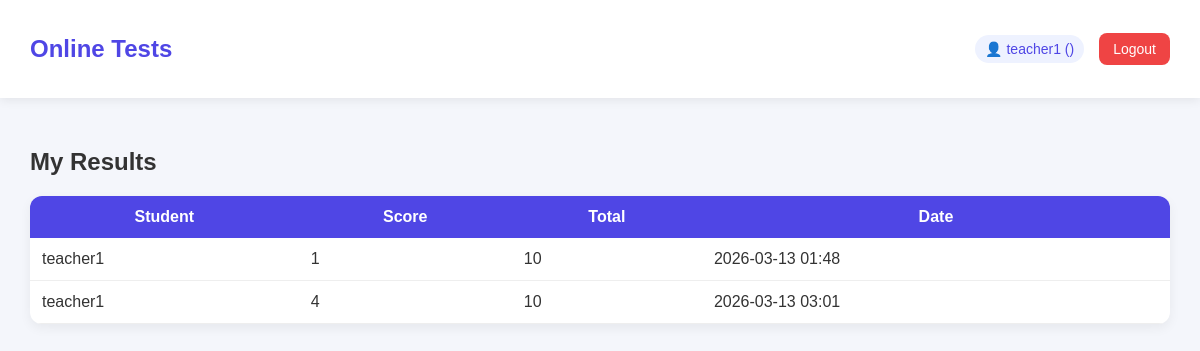
Page /my_results/ (signed in) on the earlier database version.
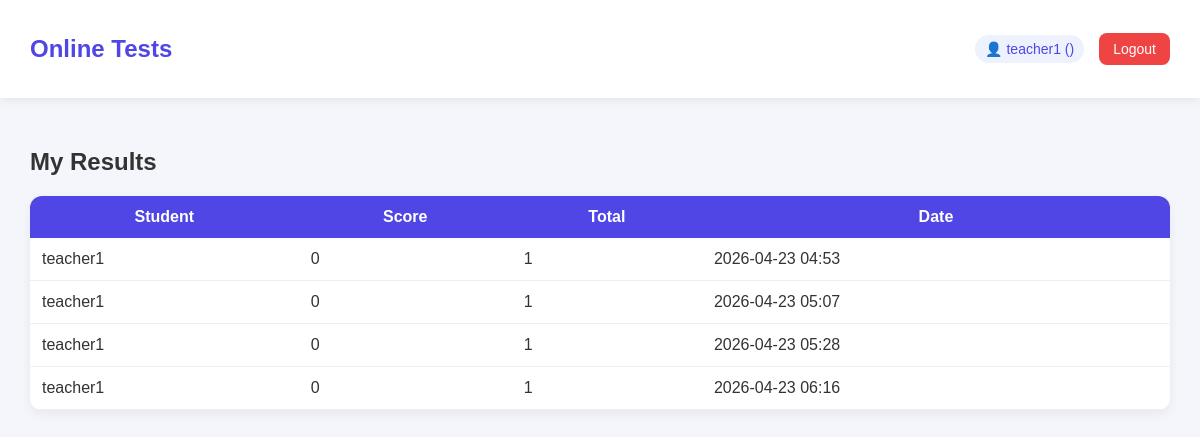
Same page on the later database version.
### results/models.py (models this page shows)
class Result(models.Model):
    student = models.ForeignKey(User, on_delete=models.CASCADE)
    test = models.ForeignKey(Test, on_delete=models.CASCADE)
    score = models.IntegerField()
    total = models.IntegerField()
    created_at = models.DateTimeField(auto_now_add=True)

### tests/views.py (the view)
# urls.py: path('my_results/', student_results, name='my_results'),
def student_results(request):
    results = request.user.result_set.all()
    return render(request, "student/results.html", {"results": results})

### templates/student/results.html
{% extends "base.html" %}
{% block content %}
<div class="container">
<h2> My Results</h2>
<table>
<tr>
<th>Student</th>
<th>Score</th>
<th>Total</th>
<th>Date</th>
</tr>
{% for r in results %}
<tr>
<td>{{ r.student.username }}</td>
<td>{{ r.score }}</td>
<td>{{ r.total }}</td>
<td>{{ r.created_at|date:"Y-m-d H:i" }}</td>
</tr>
{% endfor %}
</table>
</div>
{% endblock %}

### templates/base.html (shortened to what this page needs)
<!DOCTYPE html>
<html>
<head>
</head>
<body>
<div class="header">
<h2>
    <a href="{% url 'home' %}"> Online Tests</a>
</h2>
<div class="user-box">
{% if user.is_authenticated %}
    <span class="user-badge">
        👤 {{ user.username }} ({{ role }})
    </span>
    <a href="{% url 'logout' %}">
        <button class="danger">Logout</button>
    </a>
{% endif %}
</div>
</div>
{% block content %}
{% endblock %}
</body>
</html>

### templates/base.html (style rules this page uses)
body { font-family: Arial, sans-serif; background:#f4f6fb; margin:0; color:#333; }
a { text-decoration:none; color:inherit; }
.container { padding:30px; }
.header { display:flex; justify-content:space-between; align-items:center; padding:15px 30px; background:white; box-shadow:0 2px 10px rgba(0,0,0,0.08); position:sticky; top:0; z-index:100; }
.header h2 a { color:#4f46e5; font-weight:700; }
.user-box { display:flex; align-items:center; gap:15px; }
.user-badge { background:#eef2ff; padding:6px 10px; border-radius:20px; font-size:14px; color:#4f46e5; }
button { padding:8px 14px; border:none; border-radius:8px; background:#4f46e5; color:white; cursor:pointer; transition:0.2s; font-size:14px; }
.danger { background:#ef4444; }
table { width:100%; border-collapse:collapse; background:white; border-radius:12px; overflow:hidden; box-shadow:0 4px 12px rgba(0,0,0,0.06); }
th { background:#4f46e5; color:white; padding:12px; }
td { padding:12px; border-bottom:1px solid #eee; }

Differences in the rows shown:
removed Result: student.username "teacher1", score "1", total "10", created_at "2026-03-13 01:48"
removed Result: student.username "teacher1", score "4", total "10", created_at "2026-03-13 03:01"
added Result: student.username "teacher1", score "0", total "1", created_at "2026-04-23 04:53"
added Result: student.username "teacher1", score "0", total "1", created_at "2026-04-23 05:07"
added Result: student.username "teacher1", score "0", total "1", created_at "2026-04-23 05:28"
added Result: student.username "teacher1", score "0", total "1", created_at "2026-04-23 06:16"
